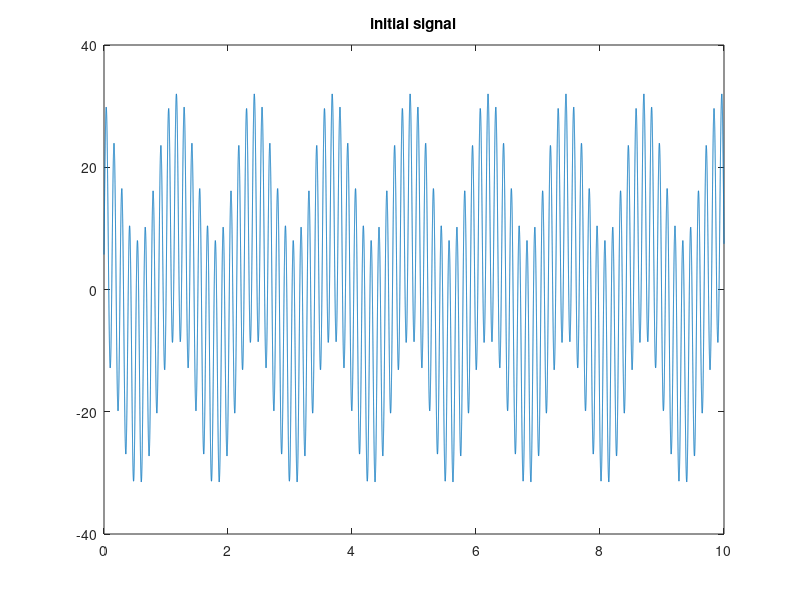

Recreate this plot in MATLAB. (Note: this script raises an error after producing the figure.)
% Find: 1) the number of fades in the initial signal; and 2) where these
% fades occur.
%--------------------------------------------------------------------------

clc;
clear;

% doppler fade

freq = 5*10^9; %Hz
v_rx = 50;     % speed of reciever 
f_doppler = (v_rx * freq) / (3*10^8);  %doppler spread 

% Find the number of fades in the initial signal, by first quantising the
% signal around the mean

M=15; %number of multipaths
N=10^5; %number of samples to generate
fd= f_doppler; % Maximum doppler spread in hertz
Ts=0.0001; % Sampling period in seconds
x=(0:N-1)*Ts;
initial_signal = 12*sin(5*x+2)+20*cos(50*x+23.3);
figure;
plot((0:N-1)*Ts, initial_signal);
title('initial signal');

h=rayleighFading(M,N,fd,Ts);

h_re=real(h);
h_im=imag(h);

% output signal from channel
filtered_signal = ifft(fft(initial_signal).*fft(h));

figure;
% subplot(2,1,1);
plot((0:(N-1))*Ts, abs(filtered_signal));
title('abs(filtered_signal)');
xlabel('time(s)');ylabel('Amplitude |hI(t)|');


quantised = abs(filtered_signal) / mean(abs(filtered_signal)) < 1;
crossings_up  = find(diff(quantised) == -1); % Index of when signal crosses above threshold of the mean, suggesting the end of a fade
crossings_down  = find(diff(quantised) == 1); % Index of when signal crosses below threshold of the mean, suggesting the beginning of a fade

% Remove stray crossings at start & end of data
if(length(crossings_up) > 1 && length(crossings_down) > 1)
    if(crossings_up(1) < crossings_down(1))
        crossings_up(1) = [];
    end
    if(crossings_down(end) > crossings_up(end))
        crossings_down(end) = [];
    end
end

% Hence the number of fades in the initial signal is...

% plot(x, initial_signal);

nfades = length(crossings_up);

% fade duration

dif_crossing = crossings_up - crossings_down;
mean_dif_crossing = mean(dif_crossing);
fprintf('%f sec\n',mean_dif_crossing/10000);
figure;
% subplot(2,1,1);
plot((0:length(dif_crossing)-1)*Ts, dif_crossing);
title('fade duration');

hold on

yline(mean(dif_crossing),'r')

hold off

% autocorrelation

acf = abs(xcorr(filtered_signal, filtered_signal));

figure;
plot((0:length(acf)-1)*Ts, acf);
title('auto correlation function');
figure;
%comparing the PDF of overal response of the channel against the PDF of Rayleigh distribution
[val,bin]=hist(abs(h),1000); % pdf of generated Raleigh Fading samples
plot(bin,val/trapz(bin,val)); %Normalizing the PDF to match theoretical result
%Trapz function gives the total area under the PDF curve. It is used as the normalization factor
hold on;
z=0:0.1:3; sigma=1;
y=2*z/(sigma^2).*exp(-z.^2/(sigma^2)); % theoretical Raleigh pdf
plot(z,y,'r');
title('Probability density function');
legend('Simulated pdf','Theoretical Rayleigh pdf');

